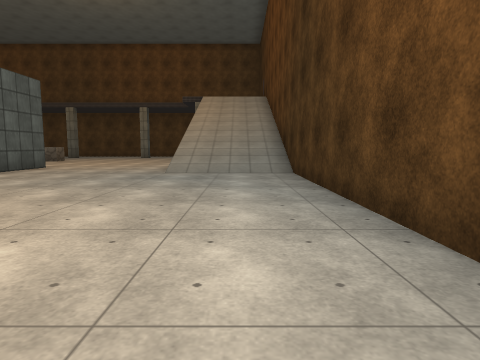
View 1 (above)

24 first-person views from a walk through a 3-D level made in the Unity game engine. The camera is 1.2 m above the floor, tilts 6° down and sees 75° across. The floor is counted in squares, 2 m on a side. Each view is taken from the middle of a square. On the plan, view 1 faces up. The plan holds only what a view shows up to about 9 squares ahead; the rest is blank. The place goes on beyond the plan. Surface patterns are stand-ins for the level's own textures.

View 2
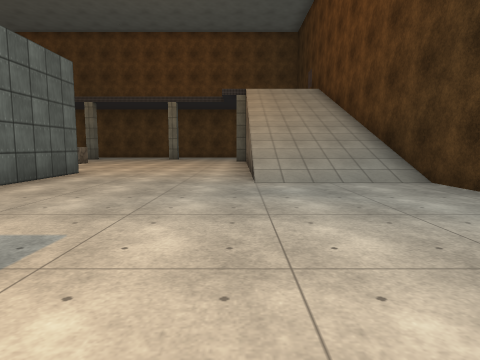

View 3
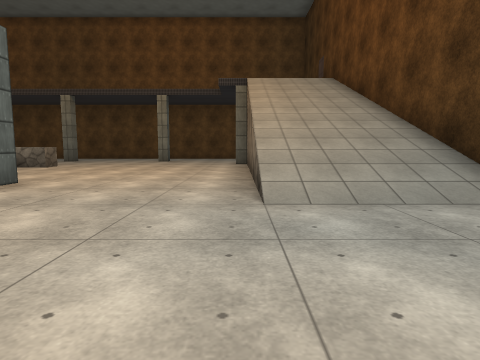

View 4
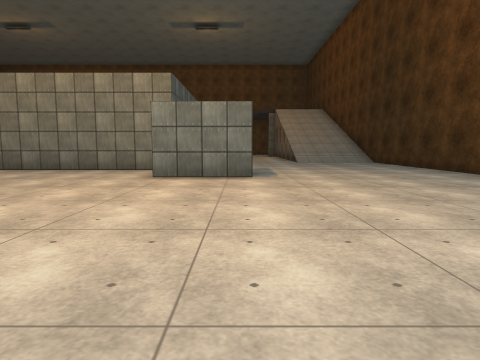

View 5
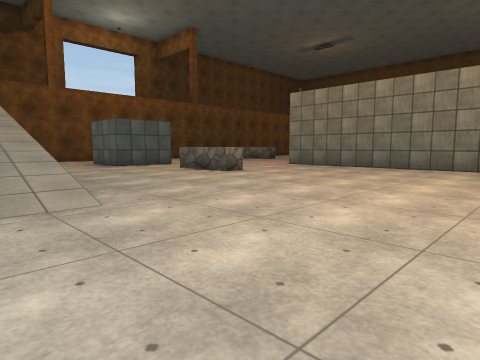

View 6
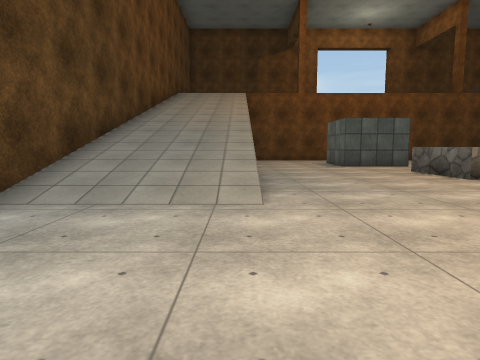

View 7
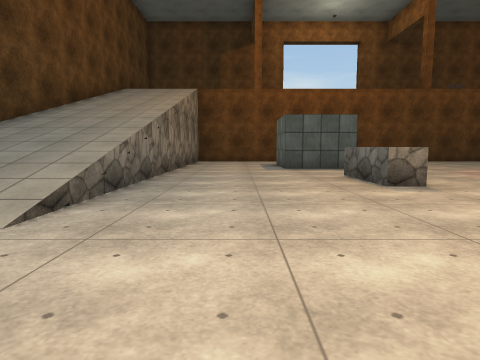

View 8
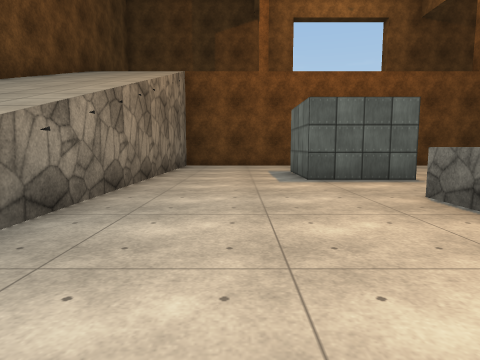

View 9
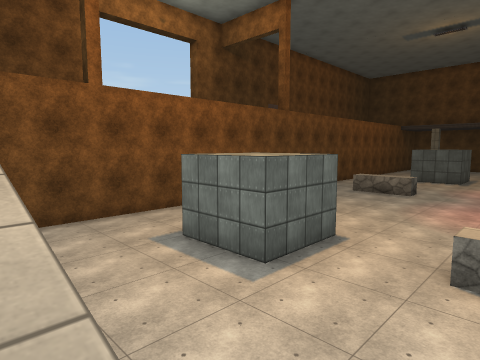

View 10
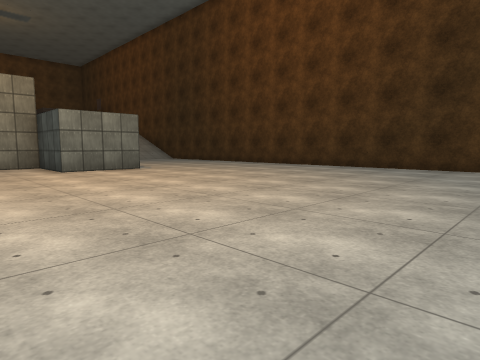

View 11
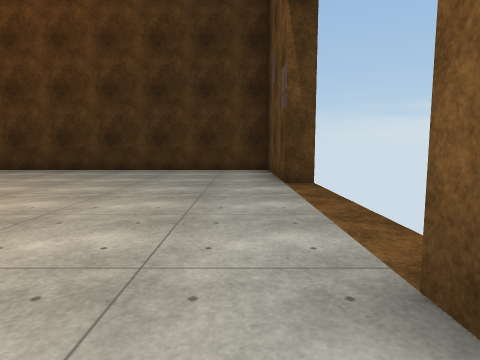

View 12
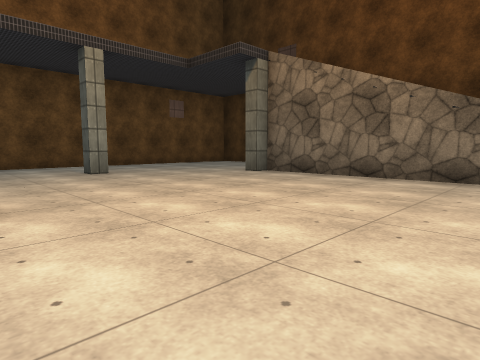

View 13
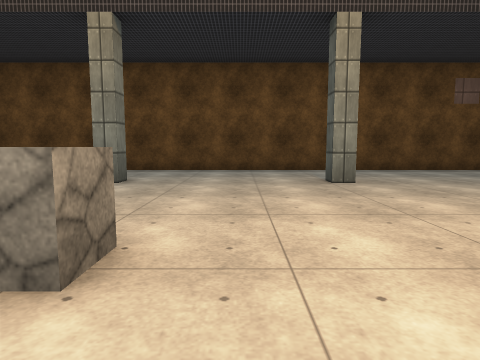

View 14
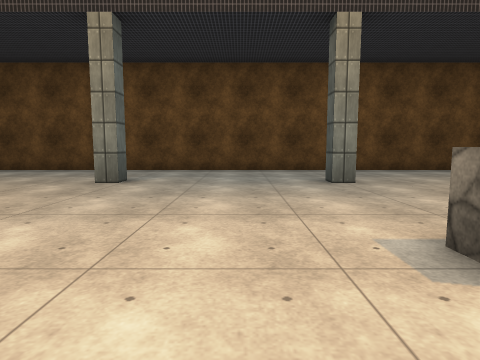

View 15
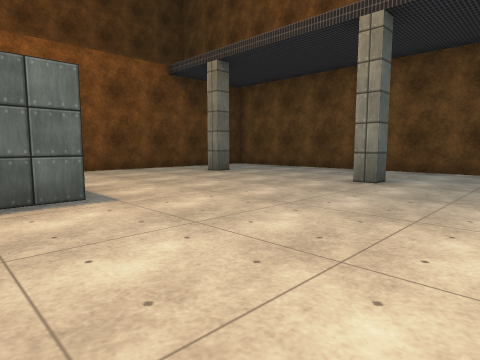

View 16
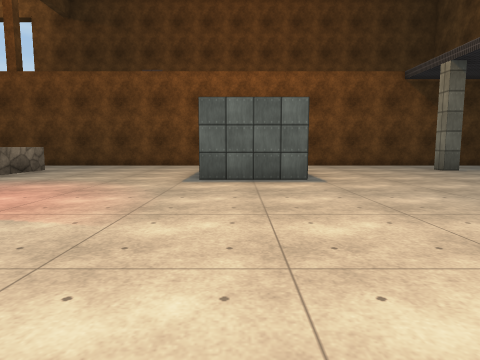

View 17
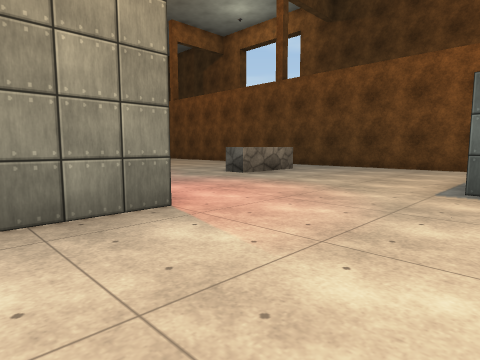

View 18
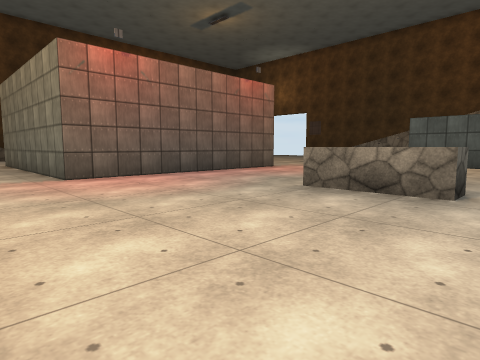

View 19
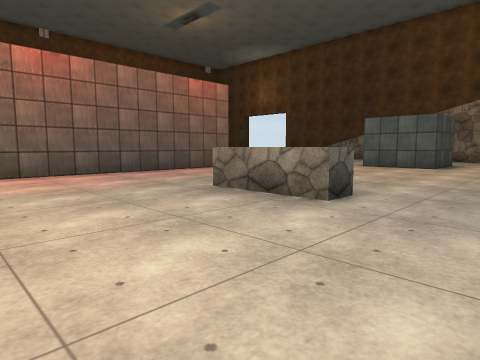

View 20
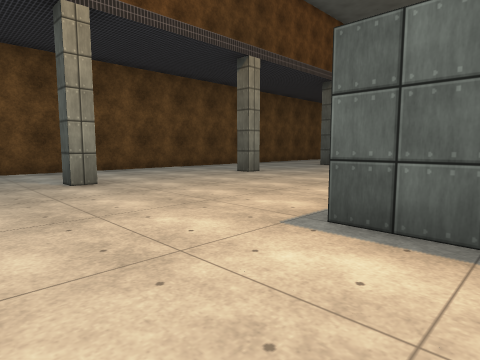

View 21
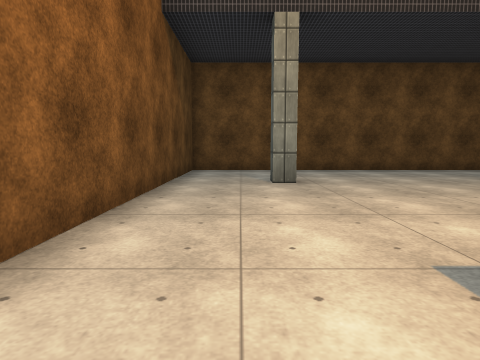

View 22
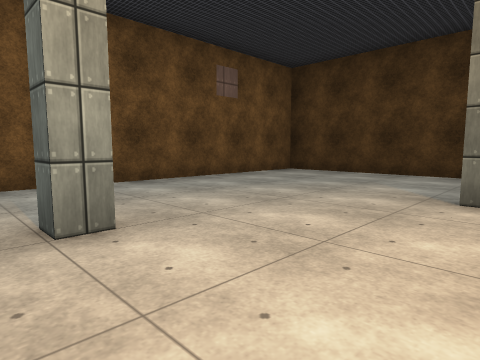

View 23
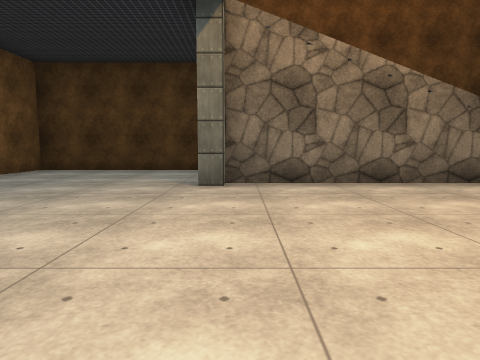

View 24
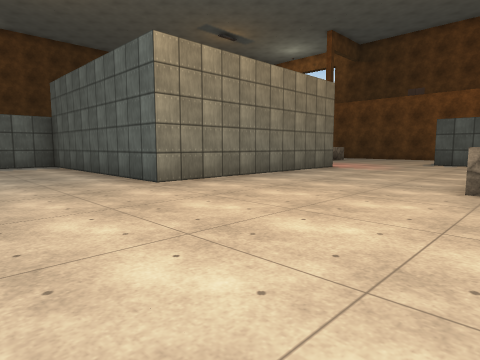

### Floor plan
Key: @ floor where view 1 was taken; # wall or solid block; . floor; / step, stairs or slope; ^ raised ledge.
Columns run from 19 left of view 1 to 2 right of it. Each row starts with its distance up from view 1.
 21 ######################
 20 /....................#
 19 /....................#
 18 /....................#
 17 ..#...#...#...#......#
 16 .....................#
 15 ..................  /#
 14 ..........^^......  /#
 13 ...##.............///#
 12 ...##.............///#
 11  .................///#
 10 ..................///#
  9 ........######....///#
  8 ........#    #....///#
  7 ..^^....#    #.......#
  6 ........#    #.......#
  5  .......#    #.......#
  4  .......######.......#
  3  ......  ....###.....#
  2  ....... .....##.....#
  1  ....................
  0 ...##..^^..........@
 -1 ...##................#
 -2 #....................#
 -3 .....................#
 -4 .....................#
 -5  //////////..........#
 -6  //////////..........#
 -7  //////////..........#
 -8  ##########  #....####

Positions as (right, up) in squares from view 1, and headings:
1: (0, 0), facing up
2: (-2, 2), facing up
3: (-2, 4), facing up
4: (-4, -5), facing up
5: (-5, -6), facing up-left
6: (-5, -5), facing left
7: (-6, -3), facing left
8: (-9, -3), facing left
9: (-12, -5), facing up-left
10: (-8, -7), facing up-right
11: (-7, -7), facing right
12: (-8, 10), facing up-right
13: (-7, 12), facing up
14: (-11, 12), facing up
15: (-11, 12), facing up-left
16: (-9, 12), facing left
17: (-10, 12), facing down-left
18: (-18, 11), facing down-right
19: (-19, 10), facing down-right
20: (-19, 12), facing up-right
21: (-18, 12), facing up
22: (-6, 15), facing up-right
23: (-7, 15), facing right
24: (-3, 14), facing down-left
